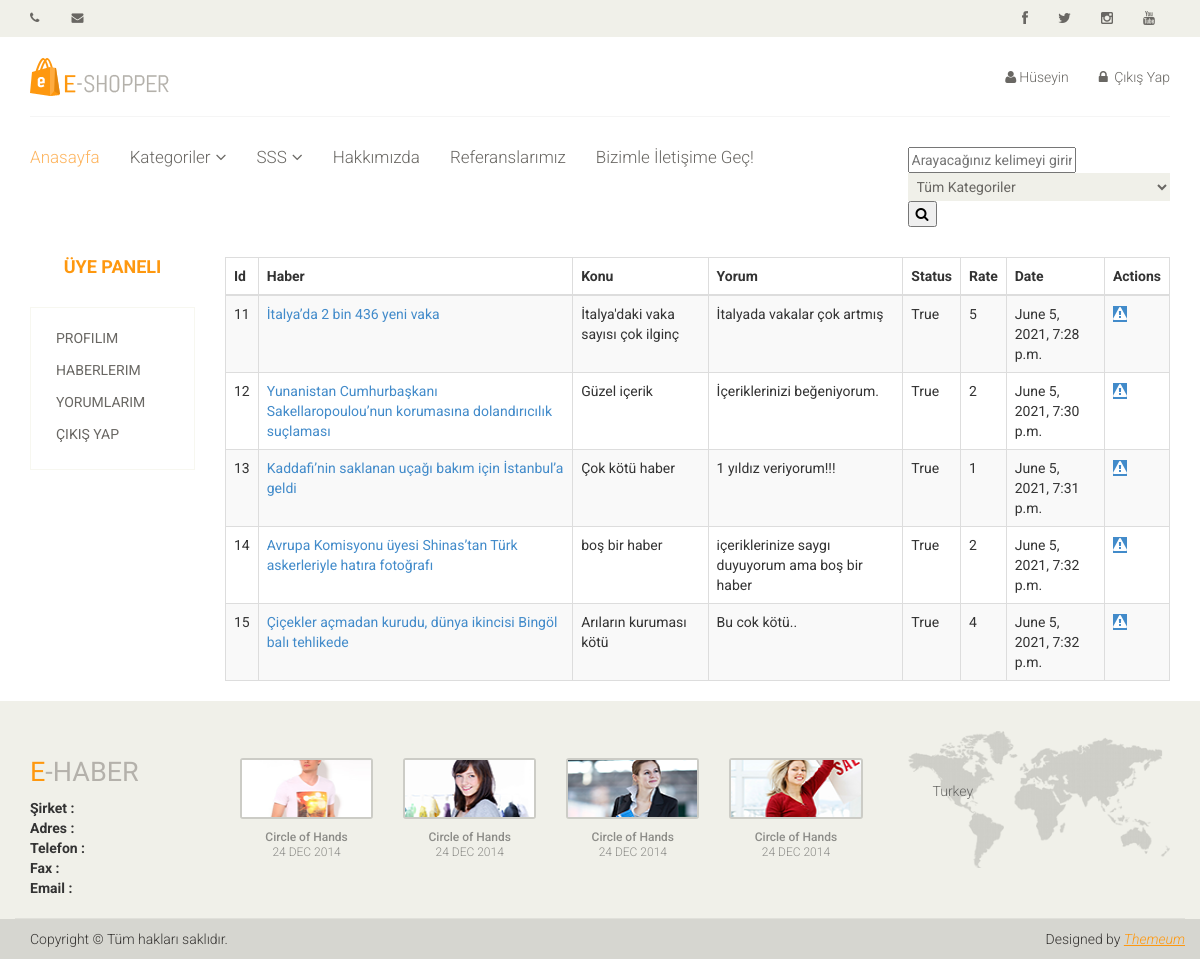
/user/comments/ (signed in), run on the app's committed database.
### news/models.py (models this page shows, shortened)
class Comment(models.Model):
    STATUS=(
        ('New','Yeni'),
        ('True','Evet'),
        ('False','Hayır'),
    )
    new=models.ForeignKey(New,on_delete=models.CASCADE)
    user=models.ForeignKey(User,on_delete=models.CASCADE)
    subject=models.CharField(max_length=50,blank=True)
    comment=models.CharField(max_length=200,blank=True)
    rate=models.IntegerField(blank=True)
    status=models.CharField(max_length=10,choices=STATUS,default='New')
    ip=models.CharField(blank=True,max_length=20)
    create_at=models.DateTimeField(auto_now_add=True)
    update_at=models.DateTimeField(auto_now=True)

class New(models.Model):
    STATUS = (
        ('True', 'Evet'),
        ('False', 'Hayır'),
    )
    title = models.CharField(max_length=200)
    keywords = models.CharField(max_length=255)
    description = models.CharField(max_length=255)
    detail = RichTextUploadingField()
    image = models.ImageField(blank=True, upload_to='images/')
    status = models.CharField(max_length=10, choices=STATUS)
    slug = models.SlugField(null=False,unique=True)
    category = models.ForeignKey(Category, on_delete=models.CASCADE)
    user = models.ForeignKey(User, on_delete=models.CASCADE)
    create_at = models.DateTimeField(auto_now_add=True)
    update_at = models.DateTimeField(auto_now=True)
    def image_tag(self):
        return mark_safe('<img src="{}" height="50"/>'.format(self.image.url))
    image_tag.short_description='Image'

### user/views.py (the view)
# urls.py: path('comments/', views.comments , name ='comments'),
@login_required(login_url='/login') # Check login
def comments(request):
    category = Category.objects.all()
    current_user = request.user
    comments = Comment.objects.filter(user_id=current_user.id)
    context = {
        'category':category,
        'comments':comments
    }
    return render(request,'user_comments.html',context)

### user/templates/user_comments.html (shortened to what this page needs)
{% extends 'homebase.html' %}
{% block content %}
    <div class="container">
        <div class="row">
            <div class="col-md-2">
                {% include 'user_panel.html' %}
            </div>
            <div class="col-md-10">
                <table id="example1" class="table table-bordered table-striped" >
                    <thead>
                    <tr>
                        <th>Id</th>
                        <th>Haber</th>
                        <th>Konu</th>
                        <th>Yorum</th>
                        <th>Status</th>
                        <th>Rate</th>
                        <th>Date</th>
                        <th style="..." colspan="3">Actions</th>
                    </tr>
                    </thead>
                    <tbody>
                    {% for rs in comments %}
                        <tr>
                            <td>{{rs.id}}</td>
                            <td><a href="/new/{{ rs.new.id }}/{{ rs.new.slug }}">{{ rs.new.title }}</a></td>
                            <td>{{ rs.subject }}</td>
                            <td>{{ rs.comment }}</td>
                            <td>{{ rs.status }}</td>
                            <td>{{ rs.rate }}</td>
                            <td>{{ rs.create_at }}</td>
                            <td><a  class="btn-primary" href="/user/deletecomment/{{ rs.id }}" onclick="return confirm('Sileceksiniz! Emin misiniz?')"><i class="fa fa-warning"></i></a></td>
                        </tr>
                    {% endfor %}
                </table>
            </div>
        </div>
    </div>
{% endblock %}

### home/templates/header.html (shortened to what this page needs)
{% load static %}
<header id="header">
    <div class="header_top">
        <div class="container">
            <div class="row">
                <div class="col-sm-6">
                    <div class="contactinfo">
                        <ul class="nav nav-pills">
                            <li><a href="#"><i class="fa fa-phone"></i>{{ setting.phone }}</a></li>
                            <li><a href="#"><i class="fa fa-envelope"></i>{{ setting.email }}</a></li>
                        </ul>
                    </div>
                </div>
                <div class="col-sm-6">
                    <div class="social-icons pull-right">
                        <ul class="nav navbar-nav">
                            <li><a href="{{ setting.facebook }}"><i class="fa fa-facebook"></i></a></li>
                            <li><a href="{{ setting.twitter }}"><i class="fa fa-twitter"></i></a></li>
                            <li><a href="{{ setting.instagram }}"><i class="fa fa-instagram"></i></a></li>
                            <li><a href="{{ setting.youtube }}"><i class="fa fa-youtube"></i></a></li>
                        </ul>
                    </div>
                </div>
            </div>
        </div>
    </div>
    {% load static %}
    <div class="header-middle">
        <div class="container">
            <div class="row">
                <div class="col-sm-4">
                    <div class="logo pull-left">
                        <a href="/"><img src="{% static 'images/home/logo.png'%}" alt="" /></a>
                    </div>
                </div>
                <div class="col-sm-8">
                    <div class="shop-menu pull-right">
                        <ul class="nav navbar-nav">
                            {% if user.id is not none %}
                            <li><a href="/user/"><i class="fa fa-user"></i>{{ user.first_name }}</a></li>
                            <li><a href="/logout/"><i class="fa fa-lock"></i> Çıkış Yap</a></li>
                            {% else %}
                            <li><a href="/login/"><i class="fa fa-sign-in"></i>Giriş Yap</a></li>
                            <li><a href="/register/"><i class="fa fa-user"></i> Kayıt Ol</a></li>
                            {% endif %}
                        </ul>
                    </div>
                </div>
            </div>
        </div>
    </div>
    <div class="header-bottom">
        <div class="container">
            <div class="row">
                <div class="col-sm-9">
                    <div class="mainmenu pull-left">
                        <ul class="nav navbar-nav collapse navbar-collapse">
                            <li><a href="/" class="active">Anasayfa</a></li>
                            {% load mptt_tags %}
                            <li class="dropdown"><a href="#">Kategoriler<i class="fa fa-angle-down"></i></a>
                            </li>
                            <li class="dropdown"><a href="#">SSS<i class="fa fa-angle-down"></i></a>
                            </li>
                            <li><a href="/aboutus">Hakkımızda</a></li>
                            <li><a href="/references">Referanslarımız</a></li>
                            <li><a href="/contactus">Bizimle İletişime Geç!</a></li>
                        </ul>
                    </div>
                </div>
                <div class="col-sm-3">
                    <form action="/search/" method="post">
                        <input id="query" name="query" class="input search_box" type="text" placeholder="Arayacağınız kelimeyi girin.">
                        {% load mptt_tags %}
                        <select name="catid" class="input search-categories">
                            <option value="0">Tüm Kategoriler</option>
                        </select>
                        <button class="search-btn"><i class="fa fa-search"></i></button>
                    </form>
                </div>
            </div>
        </div>
    </div>
</header>

### home/static/css/main.css (style rules this page uses)
body { font-family: 'Roboto', sans-serif; background:; position: relative; font-weight:400px; }
ul li { list-style: none; }
a { -webkit-transition: 300ms; -moz-transition: 300ms; -o-transition: 300ms; transition: 300ms; }
.header_top { background: none repeat scroll 0 0 #F0F0E9; }
.contactinfo ul li:first-child { margin-left: -15px; }
.contactinfo ul li a { font-size: 12px; color: #696763; font-family: 'Roboto', sans-serif; }
.social-icons ul li a { border: 0 none; border-radius: 0; color: #696763; padding:0px; }
.social-icons ul li { display:inline-block; }
.social-icons ul li a i { padding: 11px 15px; transition: all 0.9s ease 0s; -moz-transition: all 0.9s ease 0s; -webkit-transition: all 0.9s ease 0s; -o-transition: all 0.9s ease 0s; }
.header-middle .container .row { border-bottom: 1px solid #f5f5f5; margin-left: 0; margin-right: 0; padding-bottom: 20px; padding-top: 20px; }
.header-middle .container .row .col-sm-4 { padding-left: 0; }
.header-middle .container .row .col-sm-8 { padding-right:0; }
.shop-menu ul li { display:inline-block; padding-left: 15px; padding-right: 15px; }
.shop-menu ul li:last-child { padding-right: 0; }
.shop-menu ul li a { background: #FFFFFF; color: #696763; font-family: 'Roboto', sans-serif; font-size: 14px; font-weight: 300; padding:0; padding-right: 0; margin-top: 10px; }
.shop-menu ul li a i { margin-right:3px; }
.header-bottom { padding-bottom: 30px; padding-top: 30px; }
.navbar-collapse.collapse { padding-left: 0; }
.mainmenu ul li { padding-right: 15px; padding-left: 15px; }
.mainmenu ul li:first-child { padding-left: 0px; }
.mainmenu ul li a { color: #696763; font-family: 'Roboto', sans-serif; font-size: 17px; font-weight: 300; padding: 0; padding-bottom: 10px; }
.mainmenu ul li a:hover, .mainmenu ul li a.active, .shop-menu ul li a.active { background:none; color:#fdb45e; }
.fa-angle-down { padding-left: 5px; }
.user_info input, select, textarea { background: #F0F0E9; border:0; color: #696763; padding: 5px; width: 100%; border-radius: 0; resize: none }

### data on the page
Comment: id "11", new "İtalya’da 2 bin 436 yeni vaka", subject "İtalya'daki vaka sayısı çok ilginç", comment "İtalyada vakalar çok artmış", status "True", rate "5", create_at "June 5, 2021, 7:28 p.m."
Comment: id "12", new "Yunanistan Cumhurbaşkanı Sakellaropoulou’nun korumasına dolandırıcılık suçlaması", subject "Güzel içerik", comment "İçeriklerinizi beğeniyorum.", status "True", rate "2", create_at "June 5, 2021, 7:30 p.m."
Comment: id "13", new "Kaddafi’nin saklanan uçağı bakım için İstanbul’a geldi", subject "Çok kötü haber", comment "1 yıldız veriyorum!!!", status "True", rate "1", create_at "June 5, 2021, 7:31 p.m."
Comment: id "14", new "Avrupa Komisyonu üyesi Shinas’tan Türk askerleriyle hatıra fotoğrafı", subject "boş bir haber", comment "içeriklerinize saygı duyuyorum ama boş bir haber", status "True", rate "2", create_at "June 5, 2021, 7:32 p.m."
Comment: id "15", new "Çiçekler açmadan kurudu, dünya ikincisi Bingöl balı tehlikede", subject "Arıların kuruması kötü", comment "Bu cok kötü..", status "True", rate "4", create_at "June 5, 2021, 7:32 p.m."

### other printed values
{{ user.first_name }} "Hüseyin"
